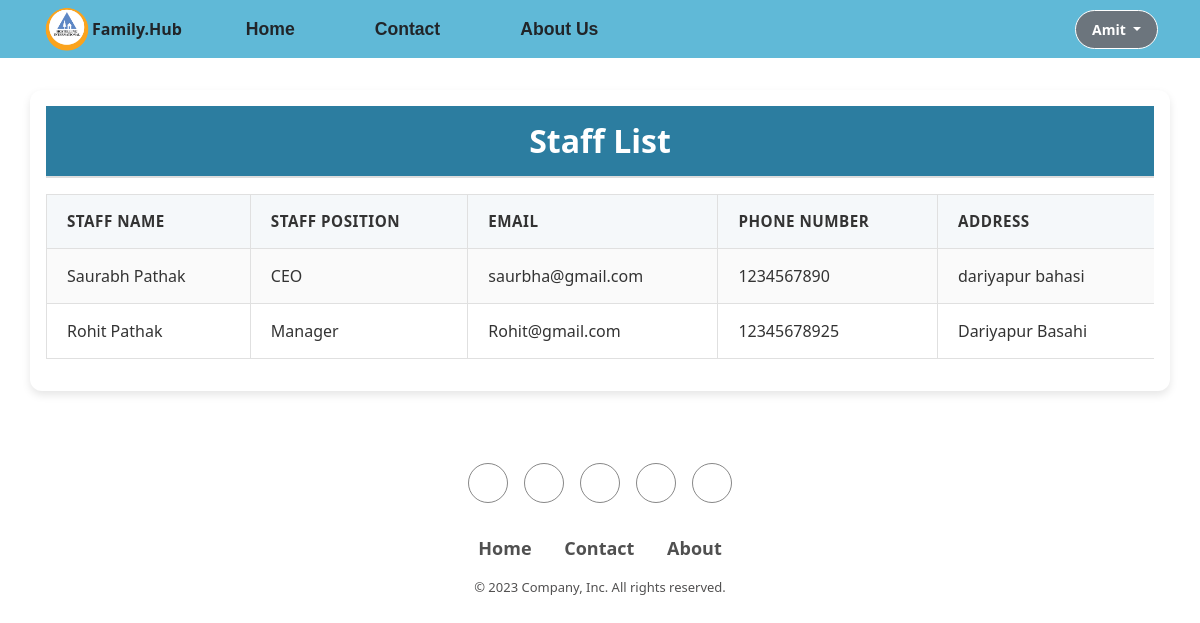
/staff/ (signed in), run on an earlier commit of the app's database.
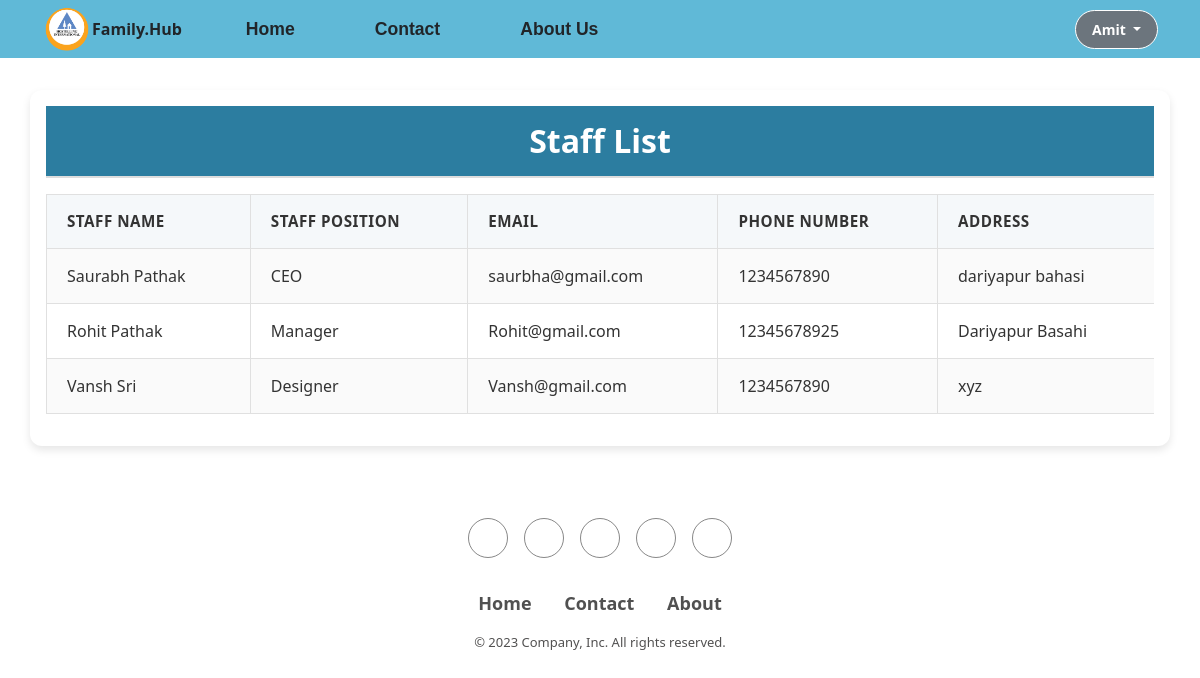
And on a later commit of the database.
### home/models.py (models this page shows, shortened)
class Staff(models.Model):
    name = models.CharField(max_length=100)
    designation = models.CharField(max_length=100)
    phone_number = models.CharField(max_length=15)
    email = models.EmailField(unique=True)
    address = models.TextField()
    date_of_birth = models.DateField()
    joining_date = models.DateField()
    salary = models.DecimalField(max_digits=10, decimal_places=2)

### home/views.py (the view)
# urls.py: path("staff/", views.staff_list, name="staff_list"),
@login_required
def staff_list(request):
    staff = Staff.objects.all()
    return render(request, "staff_list.html", {"staff": staff})

### templates/staff_list.html (shortened to what this page needs)
{% extends 'layout/base.html' %}
{% load static %}
{% block content %}
<div id="container">
    <h2>Staff List</h2>
    <table>
        <tr>
            <th>Staff Name</th>
            <th>Staff Position</th>
            <th>Email</th>
            <th>Phone Number</th>
            <th>Address</th>
        </tr>
        {% for staff_member in staff %}
        <tr>
            <td>{{ staff_member.name }}</td>
            <td>{{ staff_member.designation }}</td>
            <td>{{ staff_member.email }}</td>
            <td>{{ staff_member.phone_number }}</td>
            <td>{{ staff_member.address }}</td>
        </tr>
        {% endfor %}
    </table>
</div>
{% endblock content %}

What changed in the data, as far as the page shows it:
added Staff: name "Vansh Sri", designation "Designer", email "Vansh@gmail.com", phone_number "1234567890", address "xyz"
